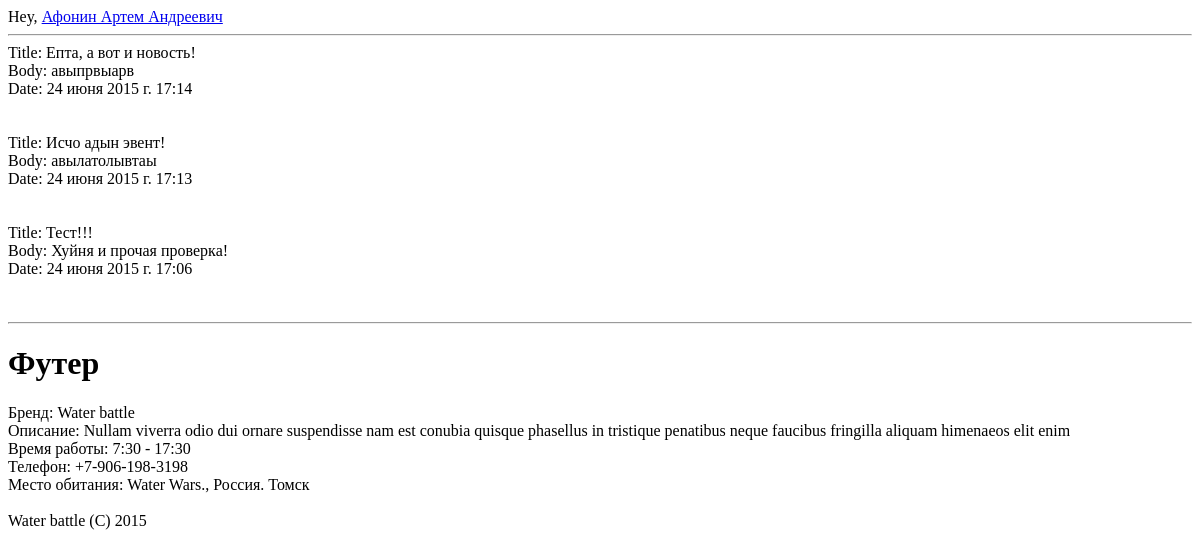
The page / (signed in) on the database as committed earlier.
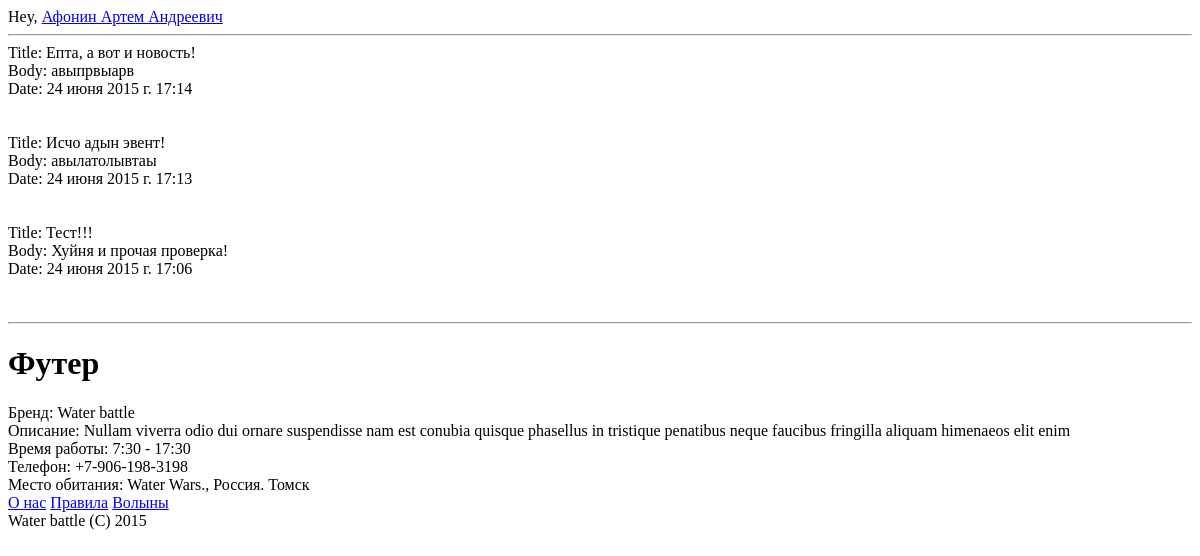
The same page on the database as committed later.
### core/models.py (models this page shows, shortened)
class AbstractClass(models.Model):
    date_created = models.DateTimeField(
        auto_now_add=True
    )
    date_updated = models.DateTimeField(
        auto_now=True
    )
    class Meta:
        abstract = True

class News(AbstractClass):
    title = models.CharField(
        'Заголовок',
        max_length=255
    )
    body = models.TextField(
        'Новость'
    )
    class Meta:
        verbose_name = u'Новости'
        verbose_name_plural = u'новости'

class Event(AbstractClass):
    title = models.CharField(
        'Название',
        max_length=255,
    )
    body = models.TextField(
        'Текст эвента'
    )
    class Meta:
        verbose_name = u'Эвенты'
        verbose_name_plural = u'эвенты'

class Page(AbstractClass):
    page = models.CharField(
        'Название страницы(en)',
        max_length=255
    )
    title = models.CharField(
        'Заголовок',
        max_length=255
    )
    body = models.TextField(
        'Тело страницы'
    )
    class Meta:
        verbose_name = u'Страницы'
        verbose_name_plural = u'страницы'

### core/views.py (the view)
# urls.py: url(r'^$', 'core.views.index', name='index'),
def index(request):
    news_list = News.objects.all()
    event_list = Event.objects.all()
    result_list = sorted(chain(news_list, event_list),
                         key=lambda x: x.date_updated, reverse=True)
    context = {
        'profile': User.objects.get(id=request.user.id),
        'result_list': result_list,
    }
    return render(request, 'core/index.html', context)

### core/context_processors.py (called while the page is built)
def site_meta(request):
    article = Page.objects.all()
    context = {
        'project_name': settings.PROJECT_NAME,
        'project_desc': settings.PROJECT_DESC,
        'project_time': settings.PROJECT_TIME,
        'project_phone': settings.PROJECT_PHONE,
        'project_place': settings.PROJECT_PLACE,
        'article': article,
    }
    return context

### users/models.py (called while the page is built)
    def get_full_name(self):
        return '%s %s %s' % (self.first_name, self.second_name, self.third_name)

### templates/core/index.html (shortened to what this page needs)
{% extends 'base.html' %}
{% block base_body %}
    Hey, <a href="{% url 'users:profile' %}">{{ profile.get_full_name }}</a><br> <hr>
    {% for result in result_list %}
        Title: {{ result.title }}<br/>
        Body: {{ result.body }}<br>
        Date: {{ result.date_updated }}<br><br><br>
    {% endfor %}
<hr>
    <h1>Футер</h1>
    Бренд: {{ project_name }}<br>
    Описание: {{ project_desc }}<br>
    Время работы: {{ project_time }}<br>
    Телефон: {{ project_phone }}<br>
    Место обитания: {{ project_place }}<br>
    {% for foo in article %}
        <a href="{% url 'core:page' foo.page %}">{{ foo.title }}</a>
    {% endfor %}<br>
    {{ project_name }} (C) {% now "Y" %}
{% endblock %}

Rows that differ between the two databases and show on the page:
added Page: title "О нас"
added Page: title "Правила"
added Page: title "Волыны"
